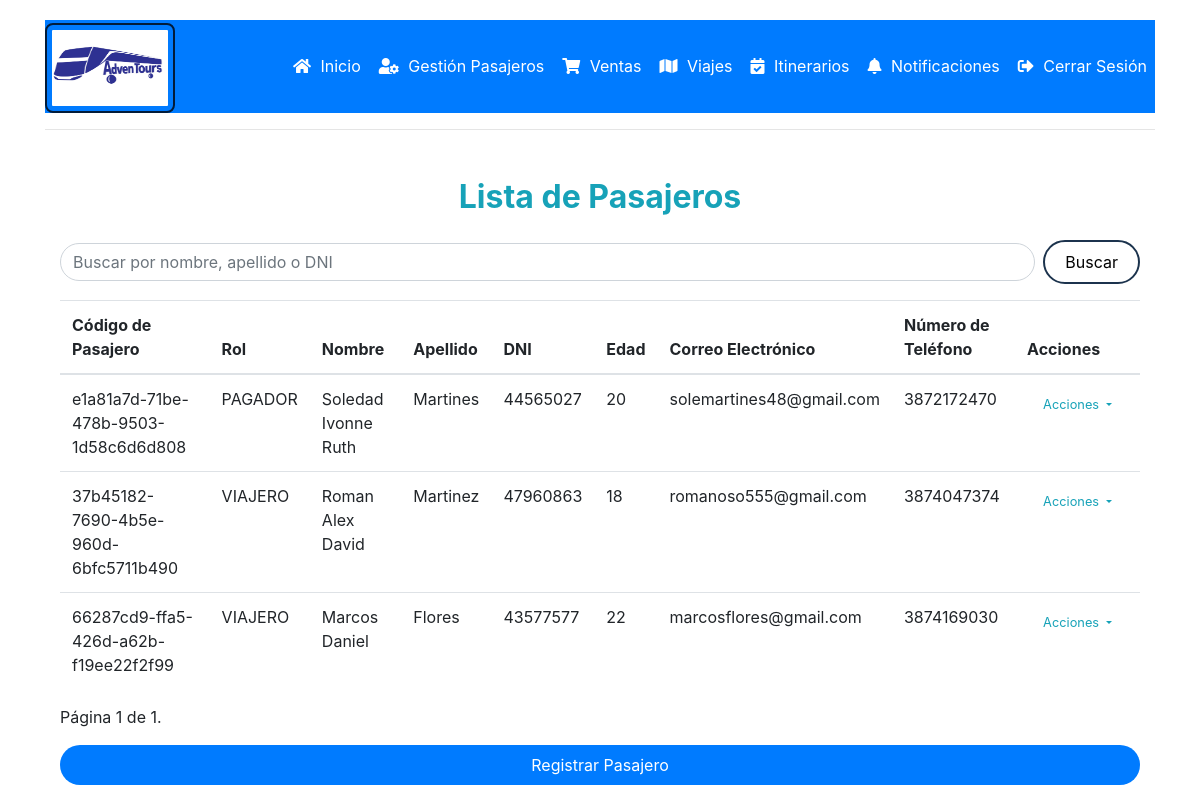
The page /list_passengers (signed in) on the database its author committed.
### travel/models.py (models this page shows, shortened)
class Passenger(models.Model):
    user = models.ForeignKey(User, on_delete=models.CASCADE)
    name = models.CharField(max_length=255)
    lastname = models.CharField(max_length=255)
    age = models.IntegerField()
    email = models.EmailField()
    phone_number = models.CharField(max_length=20, blank=True, null=True)
    passenger_code = models.UUIDField(default=uuid.uuid4, editable=False, unique=True)
    dni = models.CharField(max_length=20)
    role = models.CharField(
        max_length=10,
        choices=[(role.name, role.value) for role in PassengerRole],
        default=PassengerRole.TRAVELER.value
    )

### travel/views.py (the view)
# urls.py: path('list_passengers', views.list_passengers, name='list_passengers'),
@login_required
def list_passengers(request):
    all_passengers = Passenger.objects.all()
    search_query = request.GET.get('search_query')
    if search_query:
        all_passengers = all_passengers.filter(
                Q(name__icontains=search_query) | Q(lastname__icontains=search_query) | Q(dni__icontains=search_query))
    items_per_page = 5
    paginator = Paginator(all_passengers, items_per_page)
    page = request.GET.get('page')
    try:
        passengers = paginator.page(page)
    except PageNotAnInteger:
        passengers = paginator.page(1)
    except EmptyPage:
        passengers = paginator.page(paginator.num_pages)
    return render(request, 'travel/list_passengers.html', {'passengers': passengers, 'search_query': search_query})

### travel/templates/travel/list_passengers.html (shortened to what this page needs)
{% extends "travel/layout.html" %}
{% block body %}
<div class="container mt-5">
    <div class="row justify-content-center">
        <div class="col-md-12">
            <h2 class="mb-4 text-center font-weight-bold text-info">Lista de Pasajeros</h2>
            <form method="get" class="form-inline mb-3" id="searchForm">
                <div class="form-group mr-2 flex-grow-1">
                    <input type="text" class="form-control rounded-pill w-100" id="search_query" name="search_query"
                        placeholder="Buscar por nombre, apellido o DNI" value="{{ search_query|default:'' }}">
                </div>
                <button type="submit" class="btn-vintage">Buscar</button>
            </form>
            {% if passengers %}
            <table class="table">
                <thead>
                    <tr>
                        <th scope="col" data-sortable="true">Código de Pasajero</th>
                        <th scope="col" data-sortable="true">Rol</th>
                        <th scope="col" data-sortable="true">Nombre</th>
                        <th scope="col" data-sortable="true">Apellido</th>
                        <th scope="col" data-sortable="true">DNI</th>
                        <th scope="col" data-sortable="true">Edad</th>
                        <th scope="col" data-sortable="true">Correo Electrónico</th>
                        <th scope="col" data-sortable="true">Número de Teléfono</th>
                        <th scope="col">Acciones</th>
                    </tr>
                </thead>
                <tbody>
                    {% for passenger in passengers %}
                    <tr>
                        <td>{{ passenger.passenger_code }}</td>
                        <td>{{ passenger.get_role_display }}</td>
                        <td>{{ passenger.name }}</td>
                        <td>{{ passenger.lastname }}</td>
                        <td>{{ passenger.dni }}</td>
                        <td>{{ passenger.age }}</td>
                        <td>{{ passenger.email }}</td>
                        <td>{{ passenger.phone_number }}</td>
                        <td>
                            <div class="dropdown">
                                <button class="btn btn-sm btn-outline-info dropdown-toggle" type="button"
                                    id="dropdownMenuButton{{ passenger.id }}" data-bs-toggle="dropdown"
                                    aria-expanded="false" style="font-size: 0.8em; margin-bottom: 0.2em;">
                                    Acciones
                                </button>
                            </div>
                        </td>
                    </tr>
                    {% endfor %}
                </tbody>
            </table>
            <div class="pagination">
                <span class="step-links">
                    <span class="current">
                        Página {{ passengers.number }} de {{ passengers.paginator.num_pages }}.
                    </span>
                </span>
            </div>
            {% endif %}
            <a href="{% url 'create_passenger' %}" class="btn btn-primary btn-block mt-3 rounded-pill">Registrar
                Pasajero</a>
        </div>
    </div>
</div>
{% endblock %}

### travel/templates/travel/layout.html (shortened to what this page needs)
{% load static %}
<!DOCTYPE html>
<html lang="en">
<head>
    <link rel="stylesheet" href="https://stackpath.bootstrapcdn.com/bootstrap/4.4.1/css/bootstrap.min.css"
>
    <link href="{% static 'styles.css' %}" rel="stylesheet">
    <link rel="stylesheet" href="https://cdnjs.cloudflare.com/ajax/libs/animate.css/4.1.1/animate.min.css">
    <link rel="stylesheet" href="https://cdnjs.cloudflare.com/ajax/libs/font-awesome/5.15.4/css/all.min.css">
    <link rel="stylesheet" href="https://cdn.jsdelivr.net/npm/sweetalert2@10">
    <link rel="stylesheet" href="https://cdn.jsdelivr.net/npm/toastify-js/src/toastify.min.css">
</head>
<body>
    <div class="container">
        {% block header %}
        <div class="navbar-container">
            <div>
                <img src="{% static 'logo.jpeg' %}" alt="Logo" class="logo animated infinite pulse">
            </div>
            <nav class="navbar navbar-expand-lg navbar-light bg-transparent">
                <div class="collapse navbar-collapse" id="navbarNav">
                    <ul class="navbar-nav ms-auto">
                        <li class="nav-item">
                            <a class="nav-link" href="{% url 'index' %}">
                                <i class="fas fa-home"></i> Inicio
                            </a>
                        </li>
                        {% if user.is_authenticated %}
                        <li class="nav-item">
                            <a class="nav-link" href="{% url 'list_passengers' %}">
                                <i class="fas fa-user-cog"></i> Gestión Pasajeros
                            </a>
                        </li>
                        <li class="nav-item">
                            <a class="nav-link" href="{% url 'create_sale' %}">
                                <i class="fas fa-shopping-cart"></i> Ventas
                            </a>
                        </li>
                        <li class="nav-item">
                            <a class="nav-link" href="{% url 'list_trips' %}">
                                <i class="fas fa-map"></i> Viajes
                            </a>
                        </li>
                        <li class="nav-item">
                            <a class="nav-link" href="{% url 'list_itineraries' %}">
                                <i class="fas fa-calendar-check"></i> Itinerarios
                            </a>
                        </li>
                        <li class="nav-item">
                            <a class="nav-link" href="{% url 'get_notifications'  %}">
                                <i class="fas fa-bell"></i> Notificaciones
                            </a>
                        </li>
                        <li class="nav-item">
                            <a class="nav-link" href="{% url 'logout' %}">
                                <i class="fas fa-sign-out-alt"></i> Cerrar Sesión
                            </a>
                        </li>
                        {% endif %}
                    </ul>
                </div>
            </nav>
            {% endblock %}
        </div>
        <hr>
        {% block body %}
        {% endblock %}
    </div>
</body>
</html>

### travel/static/styles.css (style rules this page uses)
.logo { margin-top: 2%; width: 200px; height: auto; border: 2px solid rgb(2, 28, 58); border-radius: 8px; padding: 5px; }
.animated { animation-duration: 1s; }
.pulse { animation-name: pulse; }
@media (min-width: 992px) { .navbar-expand-lg .nav-link { color: rgb(0, 0, 0) !important; border-radius: 10px; margin-left: 2px; transition: background-color 0.3s, color 0.3s; } }
@media (min-width: 992px) { .navbar-expand-lg .nav-link i { margin-right: 5px; } }
.btn-vintage { background-color: #ffffff; color: #030303; border: 2px solid #1c334d; border-radius: 25px; padding: 8px 20px; transition: background-color 0.3s, color 0.3s, border-color 0.3s; }
.btn { padding: 8px 16px; border: none; cursor: pointer; border-radius: 4px; transition: background-color 0.3s ease; }
.btn-primary { background-color: #007bff; color: #fff; }

### travel/templates/travel/layout.html (style rules this page uses)
.navbar { background-color: #007bff; color: #fff; padding: 10px 0; }
.navbar a.nav-link { color: #fff !important; }
body { background-color: #fff; padding: 20px; }
.logo { height: 90px; width: auto; width: 130px; }
.navbar-container { display: flex; justify-content: space-between; align-items: center; background-color: #007bff; }

### rows shown on the page
Passenger: passenger_code "e1a81a7d-71be-478b-9503-1d58c6d6d808", role "PAGADOR", name "Soledad Ivonne Ruth", lastname "Martines", dni "44565027", age "20", email "solemartines48@gmail.com", phone_number "3872172470"
Passenger: passenger_code "37b45182-7690-4b5e-960d-6bfc5711b490", role "VIAJERO", name "Roman Alex David", lastname "Martinez", dni "47960863", age "18", email "romanoso555@gmail.com", phone_number "3874047374"
Passenger: passenger_code "66287cd9-ffa5-426d-a62b-f19ee22f2f99", role "VIAJERO", name "Marcos Daniel", lastname "Flores", dni "43577577", age "22", email "marcosflores@gmail.com", phone_number "3874169030"

### other values the page prints
{{ passengers.number }} "1"
{{ passengers.paginator.num_pages }} "1"
